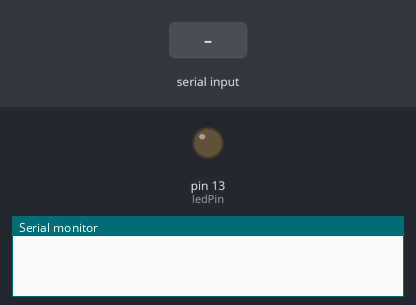
Bench run of a sketch on a simulated Arduino Uno, built with avr-gcc and run on an emulated ATmega328P. Shown: output pins drawn as LEDs (lit = HIGH), the last lines printed to the serial monitor. The test bench sets the inputs (shaded band).

Above: at 1.2 s.
1.3 s: "a" received over Serial
At 2.0 s:
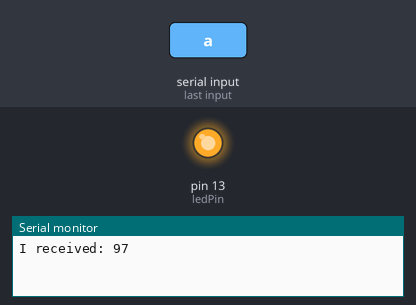
2.8 s: "1" received over Serial
At 3.1 s:
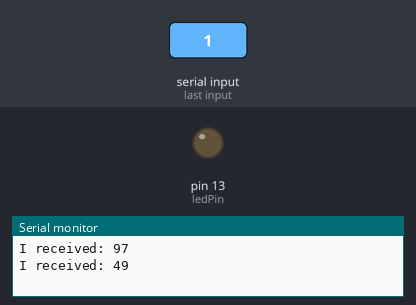
Timing chart, 0 to 5.8 s (numbered marks = the images above; inputs shaded):
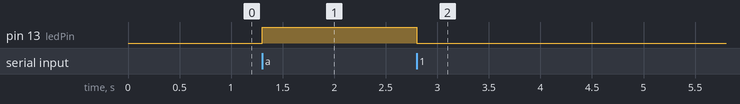

The sketch:

blink.ino
```cpp
int ledPin = 13;
void setup()
{
  // Start the hardware serial port
  Serial.begin(9600);
  pinMode(ledPin, OUTPUT);
  digitalWrite(ledPin, LOW);
}

void loop()
{
  // send data only when you receive data:
  if (Serial.available() > 0) {
     // read the incoming byte:
     int incomingByte = Serial.read();

     // say what you got:
     Serial.print("I received: ");
     Serial.println(incomingByte, DEC);
     if (incomingByte == 97) {
       digitalWrite(ledPin, HIGH);
     } else if (incomingByte = 98) {
       digitalWrite(ledPin, LOW);
     }
   }

}
```

Measured:
- after the input at 1.3 s, pin 13 (ledPin): LOW → HIGH at once
- after the input at 2.8 s, pin 13 (ledPin): HIGH → LOW at once
